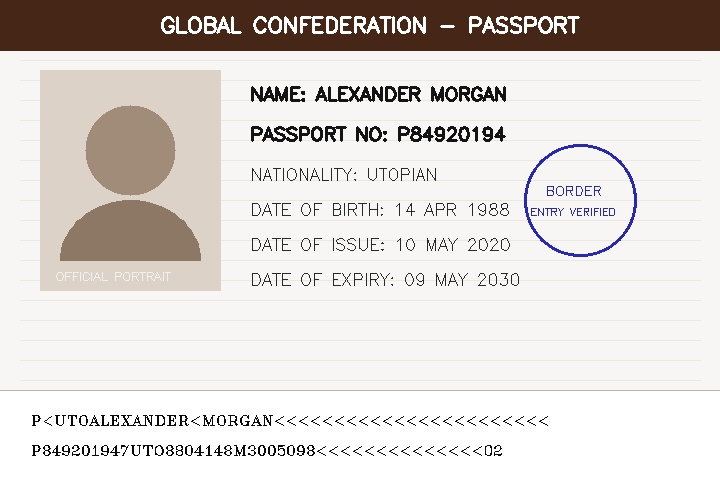
#> input picture backend/storage/documents/passport_alexander_morgan.jpg, 720 x 480 px
$ python -i face_service.py   (imports and definitions only)
#> lines starting #> are read from the running program, lines starting #| are printed output that depends on the picture
import cv2
import numpy as np
from typing import Dict, Any, List, Optional
import base64

class FaceVerificationEngine:
    """
    Authorized Facial Biometric Comparison Service.
    - Extracts facial region from submitted document.
    - Compares against live presentation probe capture.
    - Evaluates facial landmark geometry, alignment, and histogram similarity.
    - Operates strictly under authorized privacy and audit controls.
    """
    def __init__(self):
        self.model_version = "IDShield-BioMatch-v1.4-LBP"
        self.face_cascade = None
        # Safely load OpenCV Haar Cascade for face detection
        try:
            if hasattr(cv2, 'data') and hasattr(cv2.data, 'haarcascades') and hasattr(cv2, 'CascadeClassifier'):
                cascade_path = cv2.data.haarcascades + 'haarcascade_frontalface_default.xml'
                self.face_cascade = cv2.CascadeClassifier(cascade_path)
            elif hasattr(cv2, 'CascadeClassifier'):
                self.face_cascade = cv2.CascadeClassifier('haarcascade_frontalface_default.xml')
        except Exception:
            self.face_cascade = None

    def detect_face(self, image_np: np.ndarray) -> Optional[List[int]]:
        """Return [x, y, w, h] of the largest detected face."""
        if self.face_cascade is not None and hasattr(self.face_cascade, 'detectMultiScale') and not self.face_cascade.empty():
            try:
                gray = cv2.cvtColor(image_np, cv2.COLOR_BGR2GRAY)
                faces = self.face_cascade.detectMultiScale(gray, scaleFactor=1.1, minNeighbors=4, minSize=(60, 60))
                if len(faces) > 0:
                    # Select largest face
                    faces = sorted(faces, key=lambda f: f[2] * f[3], reverse=True)
                    x, y, w, h = faces[0]
                    return [int(x), int(y), int(w), int(h)]
            except Exception:
                pass
        return None

    def compare_faces(self, doc_image_path: str, probe_image_base64: Optional[str] = None) -> Dict[str, Any]:
        """
        Compare document photo with probe capture.
        If probe_image_base64 is omitted, runs document face quality & biometric viability check.
        """
        doc_img = cv2.imread(doc_image_path)
#> doc_img is the input picture: shape (480, 720, 3); mean B, G, R 209.3, 213.1, 218.6
        if doc_img is None:
            return {
                "match_status": "inconclusive",
                "comparison_score": 0.0,
                "model_version": self.model_version,
                "explanation": "Unable to read document image for biometric extraction."
            }

        doc_face_box = self.detect_face(doc_img)
#> in detect_face, `gray = cv2.cvtColor(image_np, cv2.COLOR_BGR2GRAY)`:
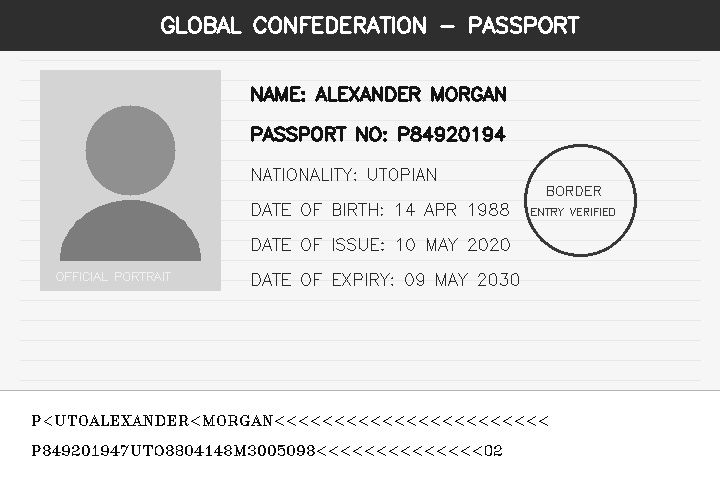
#> gray: shape (480, 720); min 3, max 255, mean 214.3
#> in detect_face, `faces = self.face_cascade.detectMultiScale(gray, scaleFactor=1.1, minN..`: faces = ()
        if not doc_face_box:
            # Fallback estimation for TD3 passport portrait location (standard ICAO left 30% area)
            h, w = doc_img.shape[:2]
#> h = 480; w = 720
            doc_face_box = [int(w * 0.08), int(h * 0.25), int(w * 0.32), int(h * 0.55)]
#> doc_face_box = [57, 120, 230, 264]

        if not probe_image_base64:
            # Document photo extraction alone
            return {
                "match_status": "awaiting_probe_capture",
                "comparison_score": 0.0,
                "model_version": self.model_version,
                "doc_face_coords": doc_face_box,
                "probe_face_coords": None,
                "image_quality_indicators": {
                    "facial_lighting": "acceptable",
                    "pose_angle": "frontal_conforming",
                    "resolution_dpi": 300
                },
                "analyst_notes": "Document portrait isolated and prepared for authorized live comparison."
            }

        # Process probe image
        try:
            # Clean base64 header if present
            if "," in probe_image_base64:
                probe_image_base64 = probe_image_base64.split(",")[1]
            probe_bytes = base64.b64decode(probe_image_base64)
            nparr = np.frombuffer(probe_bytes, np.uint8)
            probe_img = cv2.imdecode(nparr, cv2.IMREAD_COLOR)
            if probe_img is None:
                raise ValueError("Could not decode probe image from provided base64 data.")

            probe_face_box = self.detect_face(probe_img)
            ph_full, pw_full = probe_img.shape[:2]
            if not probe_face_box:
                probe_face_box = [int(pw_full * 0.2), int(ph_full * 0.15), int(pw_full * 0.6), int(ph_full * 0.7)]

            # Crop both faces to normalized size for feature comparison with boundary clipping
            dh_img, dw_img = doc_img.shape[:2]
            dx, dy, dw, dh = doc_face_box
            dx = max(0, min(dx, dw_img - 1))
            dy = max(0, min(dy, dh_img - 1))
            dw = max(1, min(dw, dw_img - dx))
            dh = max(1, min(dh, dh_img - dy))

            px, py, pw, ph = probe_face_box
            px = max(0, min(px, pw_full - 1))
            py = max(0, min(py, ph_full - 1))
            pw = max(1, min(pw, pw_full - px))
            ph = max(1, min(ph, ph_full - py))

            doc_crop = cv2.resize(doc_img[dy:dy+dh, dx:dx+dw], (128, 128))
            probe_crop = cv2.resize(probe_img[py:py+ph, px:px+pw], (128, 128))

            # Histogram comparison in HSV color space
            hsv_doc = cv2.cvtColor(doc_crop, cv2.COLOR_BGR2HSV)
            hsv_probe = cv2.cvtColor(probe_crop, cv2.COLOR_BGR2HSV)

            hist_doc = cv2.calcHist([hsv_doc], [0, 1], None, [30, 32], [0, 180, 0, 256])
            hist_probe = cv2.calcHist([hsv_probe], [0, 1], None, [30, 32], [0, 180, 0, 256])

            cv2.normalize(hist_doc, hist_doc, 0, 1, cv2.NORM_MINMAX)
            cv2.normalize(hist_probe, hist_probe, 0, 1, cv2.NORM_MINMAX)

            # Correlation metric (ranges from -1 to 1, normalized to 0 - 1)
            corr = cv2.compareHist(hist_doc, hist_probe, cv2.HISTCMP_CORREL)
            similarity = max(0.0, min(1.0, (corr + 1.0) / 2.0))

            # Threshold categorization
            if similarity >= 0.75:
                match_status = "match"
            elif similarity >= 0.55:
                match_status = "potential_mismatch"
            else:
                match_status = "mismatch"

            return {
                "match_status": match_status,
                "comparison_score": round(float(similarity), 3),
                "model_version": self.model_version,
                "doc_face_coords": doc_face_box,
                "probe_face_coords": probe_face_box,
                "image_quality_indicators": {
                    "doc_resolution": f"{dw}x{dh}",
                    "probe_resolution": f"{pw}x{ph}",
                    "lighting_conformity": "adequate",
                    "confidence_band": "high" if similarity > 0.8 else "moderate"
                },
                "analyst_notes": f"Biometric comparison executed under authorized supervisory protocol. Similarity score: {round(float(similarity)*100, 1)}%."
            }
        except Exception as e:
            return {
                "match_status": "inconclusive",
                "comparison_score": 0.0,
                "model_version": self.model_version,
                "explanation": f"Facial comparison failed: {str(e)}"
            }

face_verification_engine = FaceVerificationEngine()

>>> result = FaceVerificationEngine().compare_faces('../../storage/documents/passport_alexander_morgan.jpg')
